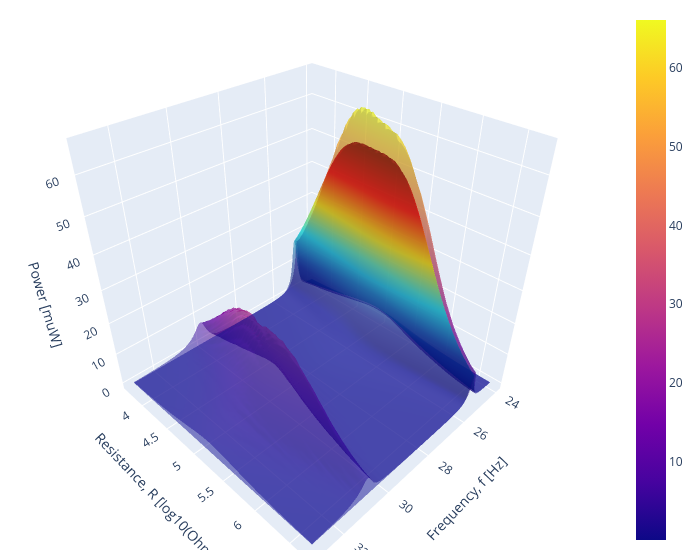

Notebook source saved alongside this figure:
### Code cell
fig = go.Figure(data=[
    go.Surface(x=f_grid, y=jnp.log10(R_grid), z=power1_exp*1.e6, opacity=0.5),
    go.Surface(x=f_grid, y=jnp.log10(R_grid), z=power1_th*1.e6, opacity = .5, showscale=False, colorscale="jet"),

])

def update(fig):
    fig.update_layout(scene = dict(
                      xaxis=dict(
                          title=dict(
                              text='Frequency, f [Hz]'
                          )
                      ),
                      yaxis=dict(
                          title=dict(
                              text='Resistance, R [log10(Ohm)]'
                          )
                      ),
                      zaxis=dict(
                          title=dict(
                              text='Power [muW]'
                          )
                      ),
                    ),
                    width=700,
                    margin=dict(r=20, b=10, l=10, t=10))
update(fig)
fig.show()

### Figure 1 — Plotly figure (JSON) as saved in the notebook; plotly's stock layout.template omitted (floating-point values rounded to 4 significant figures; data arrays with more than 128 entries replaced by an {"elided": "..."} marker saying what was removed)
{"data": [{"opacity": 0.5, "type": "surface", "x": {"elided": "50x250 float values"}, "y": {"elided": "50x250 float values"}, "z": {"elided": "50x250 float values"}}, {"colorscale": [[0, "rgb(0,0,131)"], [0.2, "rgb(0,60,170)"], [0.4, "rgb(5,255,255)"], [0.6, "rgb(255,255,0)"], [0.8, "rgb(250,0,0)"], [1, "rgb(128,0,0)"]], "opacity": 0.5, "showscale": false, "type": "surface", "x": {"elided": "50x250 float values"}, "y": {"elided": "50x250 float values"}, "z": {"elided": "50x250 float values"}}], "layout": {"margin": {"b": 10, "l": 10, "r": 20, "t": 10}, "scene": {"xaxis": {"title": {"text": "Frequency, f [Hz]"}}, "yaxis": {"title": {"text": "Resistance, R [log10(Ohm)]"}}, "zaxis": {"title": {"text": "Power [muW]"}}}, "width": 700}}
